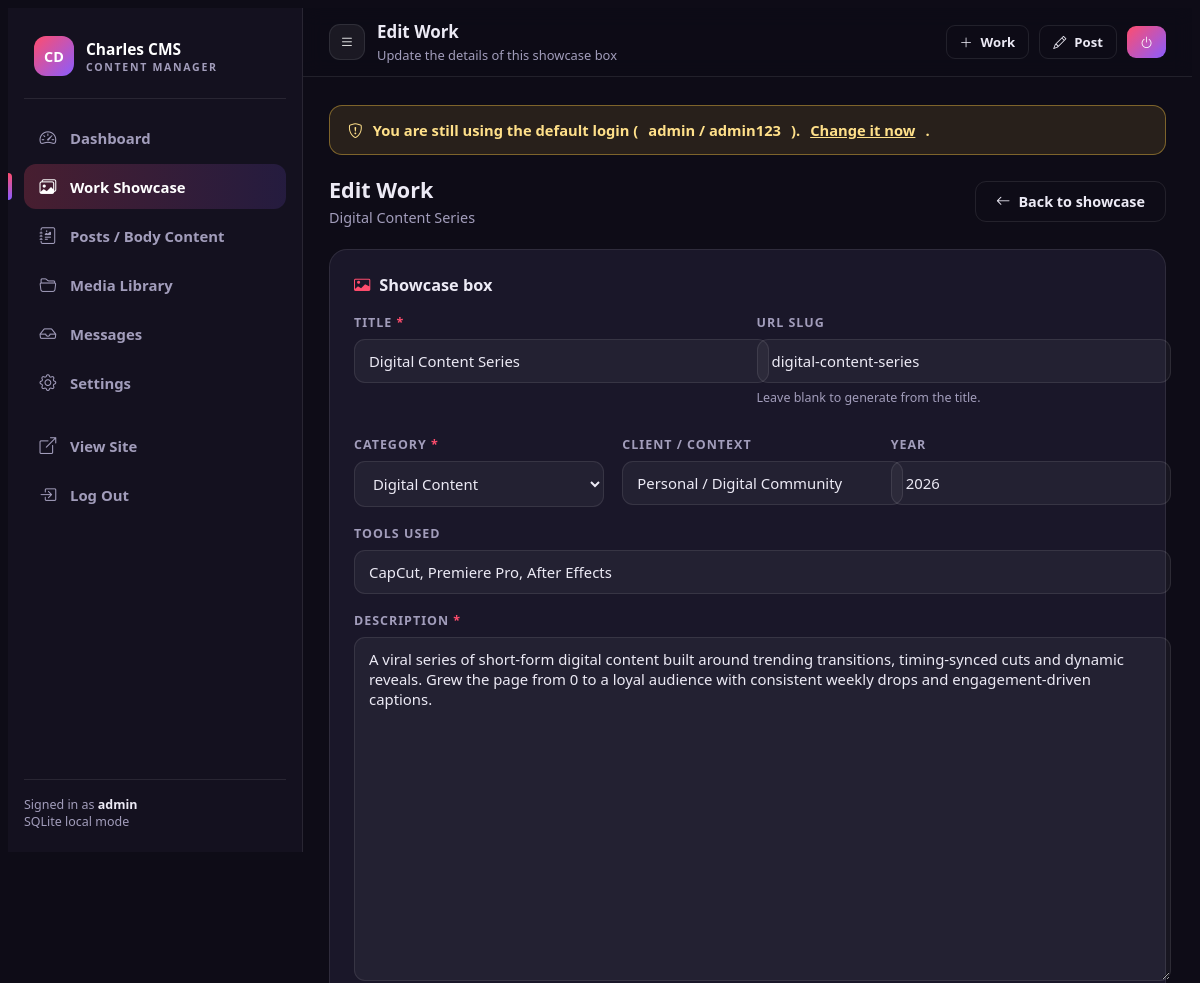
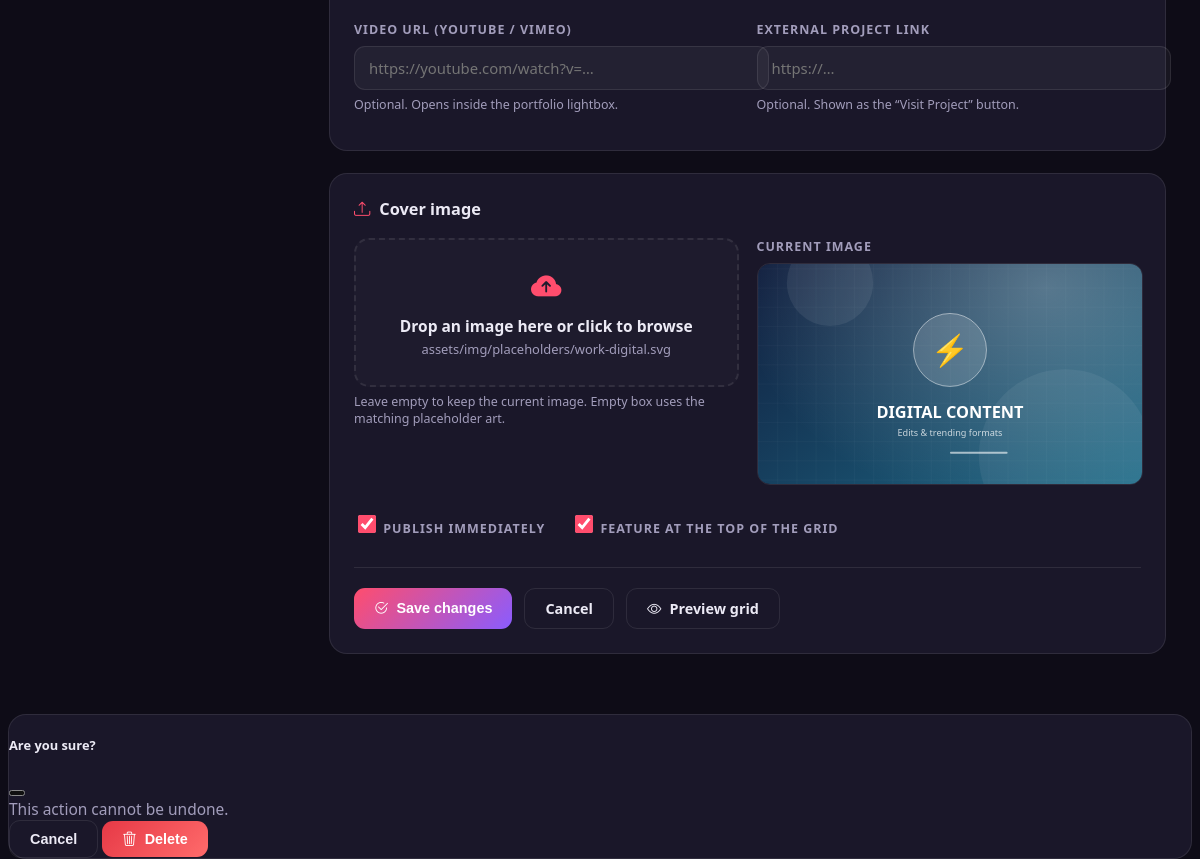
The app's page /admin/work-form.php?id=1 (signed in) with its own data (2 pictures, top to bottom).
### tables this page shows
CREATE TABLE users (
                id INTEGER PRIMARY KEY AUTOINCREMENT,
                username TEXT NOT NULL UNIQUE,
                email TEXT NOT NULL DEFAULT '',
                password_hash TEXT NOT NULL,
                full_name TEXT NOT NULL DEFAULT '',
                created_at TEXT NOT NULL DEFAULT (datetime('now')),
                updated_at TEXT NOT NULL DEFAULT (datetime('now'))
            );

CREATE TABLE works (
                id INTEGER PRIMARY KEY AUTOINCREMENT,
                title TEXT NOT NULL,
                slug TEXT NOT NULL,
                category TEXT NOT NULL DEFAULT 'content-social',
                client TEXT NOT NULL DEFAULT '',
                tools TEXT NOT NULL DEFAULT '',
                year TEXT NOT NULL DEFAULT '',
                description TEXT NOT NULL DEFAULT '',
                image TEXT NOT NULL DEFAULT '',
                video_url TEXT NOT NULL DEFAULT '',
                external_url TEXT NOT NULL DEFAULT '',
                status TEXT NOT NULL DEFAULT 'published',
                is_featured INTEGER NOT NULL DEFAULT 0,
                views INTEGER NOT NULL DEFAULT 0,
                created_at TEXT NOT NULL DEFAULT (datetime('now')),
                updated_at TEXT NOT NULL DEFAULT (datetime('now'))
            );

### config/functions.php (called while the page is built, shortened)
<?php
require_once __DIR__ . '/db.php';
function app_base(): string
{
    static $base = null;
    if ($base !== null) {
        return $base;
    }
    $script = str_replace('\\', '/', $_SERVER['SCRIPT_NAME'] ?? '/');
    $dir = dirname($script);
    $dir = str_replace('\\', '/', $dir);
    $dir = preg_replace('#/(admin|actions)$#', '', $dir) ?? $dir;
    if ($dir === '' || $dir === '.') {
        $dir = '/';
    }
    $base = rtrim($dir, '/') . '/';
    return $base;
}
function url(string $path = ''): string
{
    return app_base() . ltrim($path, '/');
}
function e(?string $value): string
{
    return htmlspecialchars((string) $value, ENT_QUOTES | ENT_SUBSTITUTE, 'UTF-8');
}
function work_categories(): array
{
    return [
        'content-social' => 'Content & Social Media',
        'digital'        => 'Digital Content',
        'radiography'    => 'Radiography',
        'video'          => 'Video Editing',
        'geographic'     => 'Geographic Design',
    ];
}
function current_user(): ?array
{
    static $user = false;
    if ($user === false) {
        $user = row('SELECT * FROM users WHERE id = :id', [':id' => (int) $_SESSION['user_id']]);
    }
    return $user;
}
function require_admin(): array
{
    $user = current_user();
    return $user;
}

### config/db.php (called while the page is built, shortened)
<?php
function db(): PDO
{
    static $pdo = null;
    if ($pdo instanceof PDO) {
        return $pdo;
    }
    $options = [
        PDO::ATTR_ERRMODE            => PDO::ERRMODE_EXCEPTION,
        PDO::ATTR_DEFAULT_FETCH_MODE => PDO::FETCH_ASSOC,
        PDO::ATTR_EMULATE_PREPARES   => false,
    ];
    if (DB_DRIVER === 'sqlite') {
        $pdo = new PDO('sqlite:' . SQLITE_PATH, null, null, $options);
        $pdo->exec('PRAGMA journal_mode = WAL');
        $pdo->exec('PRAGMA foreign_keys = ON');
    }
    return $pdo;
}
function q(string $sql, array $params = []): PDOStatement
{
    $stmt = db()->prepare($sql);
    $stmt->execute($params);
    return $stmt;
}
function row(string $sql, array $params = []): ?array
{
    $r = q($sql, $params)->fetch();
    return $r === false ? null : $r;
}
function scalar(string $sql, array $params = [], mixed $default = null): mixed
{
    $v = q($sql, $params)->fetchColumn();
    return $v === false ? $default : $v;
}

### admin/work-form.php (the view, shortened to what this page needs)
<?php
require_once __DIR__ . '/includes/layout.php';
$id   = (int) ($_GET['id'] ?? 0);
$item = $id > 0 ? row('SELECT * FROM works WHERE id = :id', [':id' => $id]) : null;
$cats = work_categories();
admin_header($id ? 'Edit Work' : 'Upload New Work', 'works', $id ? 'Update the details of this showcase box' : 'Add a box to your portfolio showcase');
?>
<div class="toolbar-row">
  <div>
    <h1><?= $id ? 'Edit Work' : 'Upload New Work' ?></h1>
    <p><?= $id ? e($item['title'] ?? '') : 'Fill in the details, drop an image, and publish when ready.' ?></p>
  </div>
  <a class="btn-a outline" href="<?= e(url('admin/works.php')) ?>"><i class="bi bi-arrow-left"></i> Back to showcase</a>
</div>
<form class="form-a" method="post" enctype="multipart/form-data" action="<?= e(url('admin/work-form.php' . ($id ? '?id=' . $id : ''))) ?>">
  <div class="a-card">
    <h3><i class="bi bi-card-image"></i> Showcase box</h3>
    <div class="form-row-a">
      <div class="field">
        <label>Title <span class="req">*</span></label>
        <input type="text" name="title" required maxlength="190" data-slug-source
               value="<?= e($item['title'] ?? '') ?>" placeholder="e.g. Digital Content Series">
      </div>
      <div class="field">
        <label>URL slug</label>
        <input type="text" name="slug" data-slug-target maxlength="190"
               value="<?= e($item['slug'] ?? '') ?>" placeholder="auto-generated-from-title">
        <p class="hint">Leave blank to generate from the title.</p>
      </div>
    </div>
    <div class="form-row-a three" style="margin-top:18px">
      <div class="field">
        <label>Category <span class="req">*</span></label>
        <select name="category">
          <?php foreach ($cats as $key => $label): ?>
            <option value="<?= e($key) ?>" <?= ($item['category'] ?? '') === $key ? 'selected' : '' ?>><?= e($label) ?></option>
          <?php endforeach; ?>
        </select>
      </div>
      <div class="field">
        <label>Client / Context</label>
        <input type="text" name="client" maxlength="190" value="<?= e($item['client'] ?? '') ?>" placeholder="Brand, hospital, personal…">
      </div>
      <div class="field">
        <label>Year</label>
        <input type="text" name="year" maxlength="10" value="<?= e($item['year'] ?? (string) date('Y')) ?>" placeholder="2026">
      </div>
    </div>
    <div class="field" style="margin-top:18px">
      <label>Tools used</label>
      <input type="text" name="tools" maxlength="190" value="<?= e($item['tools'] ?? '') ?>" placeholder="CapCut, Premiere Pro, QGIS…">
    </div>
    <div class="field" style="margin-top:18px">
      <label>Description <span class="req">*</span></label>
      <textarea name="description" class="tall" required placeholder="What this project is, the problem, the approach and the result."><?= e($item['description'] ?? '') ?></textarea>
    </div>
    <div class="form-row-a" style="margin-top:18px">
      <div class="field">
        <label>Video URL (YouTube / Vimeo)</label>
        <input type="url" name="video_url" value="<?= e($item['video_url'] ?? '') ?>" placeholder="https://youtube.com/watch?v=…">
        <p class="hint">Optional. Opens inside the portfolio lightbox.</p>
      </div>
      <div class="field">
        <label>External project link</label>
        <input type="url" name="external_url" value="<?= e($item['external_url'] ?? '') ?>" placeholder="https://…">
        <p class="hint">Optional. Shown as the “Visit Project” button.</p>
      </div>
    </div>
  </div>
  <div class="a-card">
    <h3><i class="bi bi-upload"></i> Cover image</h3>
    <div class="form-row-a">
      <div>
        <div class="drop-zone" data-drop>
          <i class="bi bi-cloud-arrow-up-fill"></i>
          <b>Drop an image here or click to browse</b>
          <small><?= !empty($item['image']) ? e((string) $item['image']) : 'JPG, PNG, WEBP, GIF or SVG · max ' . UPLOAD_MAX_IMAGE_MB . ' MB' ?></small>
        </div>
        <p class="hint">Leave empty to keep the current image. Empty box uses the matching placeholder art.</p>
      </div>
      <div>
        <label>Current image</label>
        <?php if (!empty($item['image'])): ?>
          <img src="<?= e(url($item['image'])) ?>" alt="" style="width:100%;max-height:220px;object-fit:cover;border-radius:13px;border:1px solid var(--a-line)">
        <?php else: ?>
          <div class="empty-a" style="padding:26px"><i class="bi bi-image"></i><p>No image uploaded yet.</p></div>
        <?php endif; ?>
      </div>
    </div>
    <div style="display:flex;gap:26px;flex-wrap:wrap;margin-top:22px">
      <label class="check-a"><input type="checkbox" name="status" value="published" <?= ($item['status'] ?? 'draft') === 'published' ? 'checked' : '' ?>> Publish immediately</label>
      <label class="check-a"><input type="checkbox" name="is_featured" value="1" <?= (int) ($item['is_featured'] ?? 0) === 1 ? 'checked' : '' ?>> Feature at the top of the grid</label>
    </div>
    <div class="form-actions">
      <button type="submit" class="btn-a"><i class="bi bi-check2-circle"></i> <?= $id ? 'Save changes' : 'Upload work' ?></button>
      <a class="btn-a outline" href="<?= e(url('admin/works.php')) ?>">Cancel</a>
      <a class="btn-a outline" href="<?= e(url('index.php')) ?>#work" target="_blank"><i class="bi bi-eye"></i> Preview grid</a>
    </div>
  </div>
</form>
<?php admin_footer(); ?>

### admin/includes/layout.php (shortened to what this page needs)
<?php
function admin_header(string $title, string $active, string $subtitle = ''): void
{
    $user = require_admin();
    $navItems = [
        'dashboard' => ['index.php', 'bi-speedometer2', 'Dashboard'],
        'works'     => ['works.php', 'bi-images', 'Work Showcase'],
        'posts'     => ['posts.php', 'bi-journal-richtext', 'Posts / Body Content'],
        'media'     => ['media.php', 'bi-folder2-open', 'Media Library'],
        'messages'  => ['messages.php', 'bi-inbox', 'Messages'],
        'settings'  => ['settings.php', 'bi-gear', 'Settings'],
    ];
    ?>
<!DOCTYPE html>
<html lang="en">
<head>
<link rel="stylesheet" href="<?= e(url('assets/vendor/bootstrap-icons/bootstrap-icons.css')) ?>">
<link rel="stylesheet" href="<?= e(url('assets/css/admin.css')) ?>">
</head>
<body class="admin-body">
<div class="admin-shell">
  <aside class="admin-side" id="adminSide">
    <div class="side-brand">
      <span class="mark">CD</span>
      <div>Charles CMS<small>Content Manager</small></div>
    </div>
    <ul class="side-nav">
      <?php foreach ($navItems as $key => $item): ?>
      <li>
        <a href="<?= e(url('admin/' . $item[0])) ?>" class="<?= $active === $key ? 'active' : '' ?>">
          <i class="bi <?= e($item[1]) ?>"></i> <?= e($item[2]) ?>
        </a>
      </li>
      <?php endforeach; ?>
      <li style="margin-top:14px"><a href="<?= e(url('index.php')) ?>" target="_blank"><i class="bi bi-box-arrow-up-right"></i> View Site</a></li>
      <li><a href="<?= e(url('admin/login.php?logout=1')) ?>"><i class="bi bi-box-arrow-in-right"></i> Log Out</a></li>
    </ul>
    <div class="side-foot">
      Signed in as <b style="color:var(--a-text)"><?= e($user['username']) ?></b><br>
      <?= DB_DRIVER === 'sqlite' ? 'SQLite local mode' : 'MySQL database' ?>
    </div>
  </aside>
  <div class="admin-main">
    <div class="admin-top">
      <div style="display:flex;align-items:center;gap:12px">
        <button class="btn-a ghost-icon side-toggle" id="sideToggle" aria-label="Menu"><i class="bi bi-list"></i></button>
        <div>
          <h2><?= e($title) ?></h2>
          <?php if ($subtitle): ?><small style="color:var(--a-muted)"><?= e($subtitle) ?></small><?php endif; ?>
        </div>
      </div>
      <div class="top-actions">
        <a class="btn-a outline sm" href="<?= e(url('admin/work-form.php')) ?>"><i class="bi bi-plus-lg"></i> Work</a>
        <a class="btn-a outline sm" href="<?= e(url('admin/post-form.php')) ?>"><i class="bi bi-pencil"></i> Post</a>
        <a class="btn-a sm" href="<?= e(url('admin/login.php?logout=1')) ?>"><i class="bi bi-power"></i></a>
      </div>
    </div>
    <main class="admin-content">
    <?php if (password_verify(DEFAULT_ADMIN_PASS, (string) scalar('SELECT password_hash FROM users WHERE username = :u', [':u' => DEFAULT_ADMIN_USER], ''))): ?>
      <div class="a-alert warning"><i class="bi bi-shield-exclamation"></i>
        You are still using the default login (<b><?= e(DEFAULT_ADMIN_USER) ?> / <?= e(DEFAULT_ADMIN_PASS) ?></b>).
        <a href="<?= e(url('admin/settings.php')) ?>#security" style="color:inherit;text-decoration:underline">Change it now</a>.
      </div>
    <?php endif; ?>
<?php
}
function admin_footer(): void
{
    ?>
    </main>
  </div>
</div>
<div class="modal fade" id="confirmModal" tabindex="-1" aria-hidden="true">
  <div class="modal-dialog modal-dialog-centered">
    <div class="modal-content">
      <div class="modal-header">
        <h5 class="modal-title" style="font-weight:800">Are you sure?</h5>
        <button type="button" class="btn-close" data-bs-dismiss="modal" aria-label="Close"></button>
      </div>
      <div class="modal-body">
        <p id="confirmText" style="margin:0;color:var(--a-muted)">This action cannot be undone.</p>
      </div>
      <div class="modal-footer">
        <button type="button" class="btn-a outline" data-bs-dismiss="modal">Cancel</button>
        <button type="button" class="btn-a danger" id="confirmYes"><i class="bi bi-trash3"></i> Delete</button>
      </div>
    </div>
  </div>
</div>
</body>
</html>
    <?php
}

### records on screen
users: username "admin"
works: title "Digital Content Series", slug "digital-content-series", category "Digital Content", client "Personal / Digital Community", year "2026", tools "CapCut, Premiere Pro, After Effects", description "A viral series of short-form digital content built around trending transitions, timing-synced cuts and dynamic reveals. Grew the page from 0 to a loyal audience with consistent weekly drops and engagement-driven captions.", image "assets/img/placeholders/work-digital.svg", image (picture), status "☑", is_featured "☑"

### other values on screen
$item[2] "Dashboard"
$item[2] "Work Showcase"
$item[2] "Posts / Body Content"
$item[2] "Media Library"
$item[2] "Messages"
$item[2] "Settings"
$title "Edit Work"
$subtitle "Update the details of this showcase box"
DEFAULT_ADMIN_USER "admin"
DEFAULT_ADMIN_PASS "admin123"
